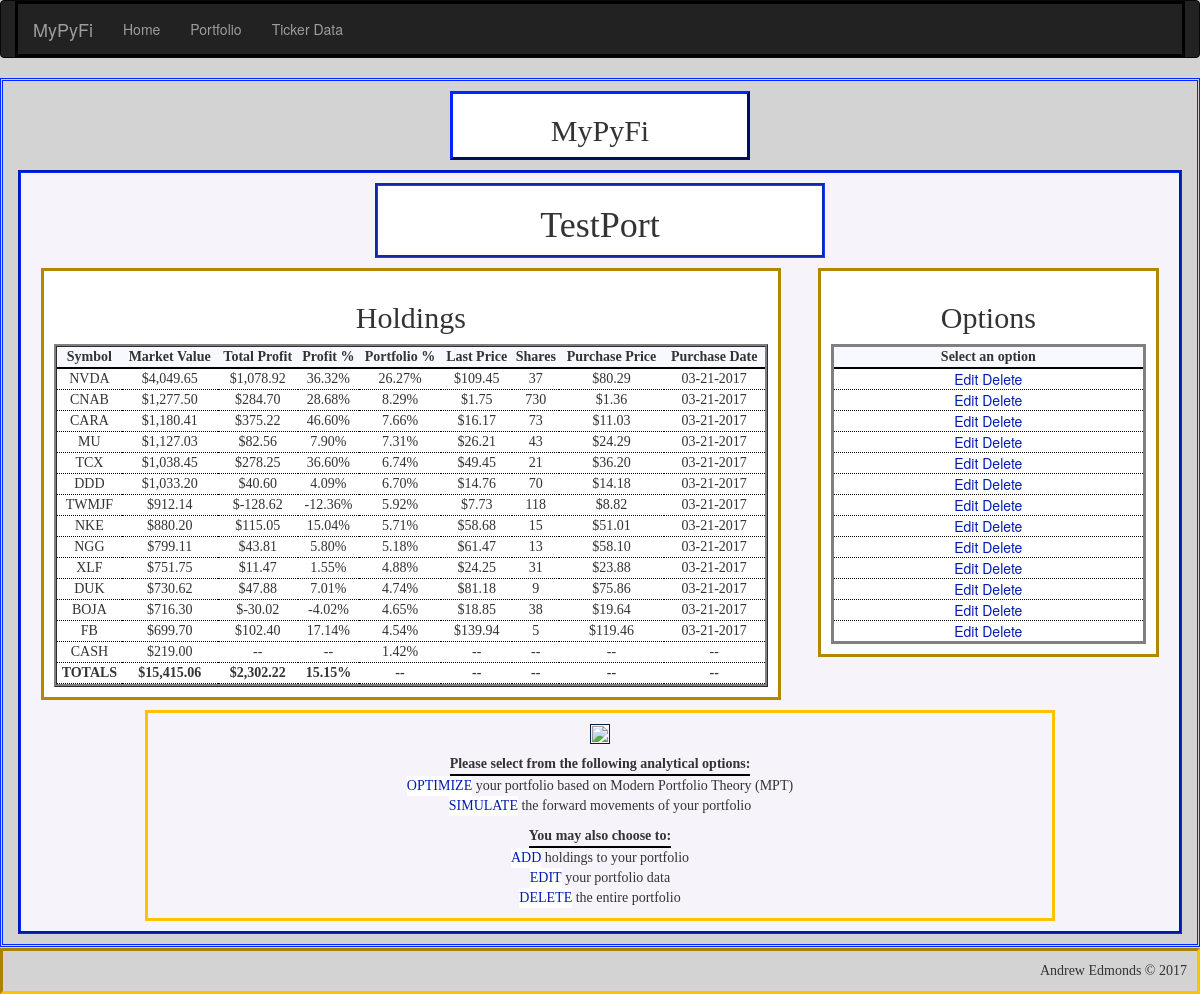
Screenshot of /portfolio/TestPort with the database file from the repository.
### app/models.py (models this page shows, shortened)
class Portfolio(db.Model):
    __tablename__ = 'portfolios'
    id = db.Column(db.Integer, primary_key=True, autoincrement=True)
    name = db.Column(db.String(25), unique=True)    # name of portfolio
    cash = db.Column(db.Float)                      # cash holdings within portfolio
    market_value = db.Column(db.Float)              # market value of all holdings + cash
    total_profit = db.Column(db.Float)              # total profits of all holdings
    invested = db.Column(db.Float)                  # total amount invested into holdings - excludes cash holding
    profit_percent = db.Column(db.Float)            # percent return on current amount invested - excludes cash holding
    num_holdings = db.Column(db.Integer)            # total number of holdings in portfolio - excludes cash holding
    holdings = db.relationship('Holding', backref='portfolio', lazy='dynamic')

class Holding(db.Model):
    __tablename__ = 'holdings'
    id = db.Column(db.Integer, primary_key=True, autoincrement=True)
    symbol = db.Column(db.String(6))            # stock symbol
    shares = db.Column(db.Integer)              # number of shares held
    market_value = db.Column(db.Float)          # market value of holding
    purch_date = db.Column(db.Date)             # date holding was purchased
    purch_price = db.Column(db.Float)           # share price on purchase date
    last_price = db.Column(db.Float)            # most recent price from pandas_dataframe module
    total_profit = db.Column(db.Float)          # total profits of holding ($)
    profit_percent = db.Column(db.Float)        # percent profit based on initial amount invested
    portfolio_percent = db.Column(db.Float)     # percent holding makes up of overall portfolio
    last_updated = db.Column(db.String)         # date holding's last_price attribute was updated
    portfolio_id = db.Column(db.Integer, db.ForeignKey('portfolios.id'))

### app/main/views.py (the view)
@main.route('/portfolio/<name>', methods=['GET', 'POST'])
def portfolio(name):
    portfolio = Portfolio.query.filter_by(name=name).first()
    if portfolio is None:
        abort(404)
    else:
        session['portfolio'] = str(portfolio.name)
    holding_data = portfolio.holdings.order_by(Holding.portfolio_percent.desc()).all()
    PortfolioPlot(portfolio)
    return render_template('portfolio/portfolio.html', name=name, holding_data=holding_data, cash=portfolio.cash)

### app/templates/portfolio/portfolio.html (shortened to what this page needs)
{% extends "base-detailed.html" %}
{% import "bootstrap/wtf.html" as wtf %}
{% block page_title %}
<h2>
    <center>MyPyFi</center>
</h2>
{% endblock %}
{% block main_title %}
<h1>{{ name }}</h1>
{% endblock %}
{% block main_focus %}
{% if not holding_data|count > 0 %}
<h1>
    <center>No Holdings Found!</center>
</h1>
<p>
<center>There are no holdings saved in the portfolio {{ name }}</center></p>
{% else %}
<h2>
    <center>Holdings</center>
</h2>
<table style="width:100%" id="portfolio_table">
    <tr>
        <th>
            <center>Symbol</center>
        </th>
        <th>
            <center>Market Value</center>
        </th>
        <th>
            <center>Total Profit</center>
        </th>
        <th>
            <center>Profit %</center>
        </th>
        <th>
            <center>Portfolio %</center>
        </th>
        <th>
            <center>Last Price</center>
        </th>
        <th>
            <center>Shares</center>
        </th>
        <th>
            <center>Purchase Price</center>
        </th>
        <th>
            <center>Purchase Date</center>
        </th>
    </tr>
    {% for holding in holding_data %}
    <tr>
        <td>
            <center>{{ holding["symbol"] | upper }}</center>
        </td>
        <td>
            <center>{{ "${:,.2f}".format(holding["last_price"]*holding["shares"]) }}</center>
        </td>
        <td>
            <center>{{ "${:,.2f}".format(holding["total_profit"]) }}</center>
        </td>
        <td>
            <center>{{ "{0:.2f}%".format(holding["profit_percent"]*100) }}</center>
        </td>
        <td>
            <center>{{ "{0:.2f}%".format(holding["portfolio_percent"]*100) }}</center>
        </td>
        <td>
            <center>{{ "${:,.2f}".format(holding["last_price"]) }}</center>
        </td>
        <td>
            <center>{{ holding["shares"] }}</center>
        </td>
        <td>
            <center>{{ "${:,.2f}".format(holding["purch_price"]) }}</center>
        </td>
        <td>
            <center>{{ "{:%m-%d-%Y}".format(holding["purch_date"]) }}</center>
        </td>
    </tr>
    {% endfor %}
    <tr id="cash_row">
        <td>
            <center>CASH</center>
        </td>
        <td>
            <center>{{ "${:,.2f}".format(cash) }}</center>
        </td>
        <td>
            <center>--</center>
        </td>
        <td>
            <center>--
            </center>
        </td>
        <td>
            <center>{{
                "{0:.2f}%".format(100*cash/(holding_data|sum(attribute="market_value")+cash))
                }}
            </center>
        </td>
        <td>
            <center>--
            </center>
        </td>
        <td>
            <center>--
            </center>
        </td>
        <td>
            <center>--
            </center>
        </td>
        <td>
            <center>--
            </center>
        </td>
    </tr>
    <tr id="focus_total_row">
        <td>
            <center>TOTALS</center>
        </td>
        <td>
            <center>{{ "${:,.2f}".format(cash + holding_data|sum(attribute="market_value")) }}</center>
        </td>
        <td>
            <center>{{ "${:,.2f}".format(holding_data|sum(attribute="total_profit")) }}</center>
        </td>
        <td>
            <center>{{
                "{0:.2f}%".format(100*holding_data|sum(attribute="total_profit")/holding_data|sum(attribute="market_value"))
                }}
            </center>
        </td>
        <td>
            <center>--
            </center>
        </td>
        <td>
            <center>--
            </center>
        </td>
        <td>
            <center>--
            </center>
        </td>
        <td>
            <center>--
            </center>
        </td>
        <td>
            <center>--
            </center>
        </td>
    </tr>
</table>
{% endif %}
{% endblock %}
{% block main_options %}
{% if not holding_data|count > 0 %}
<h1>
    <center>No Holdings Found!</center>
</h1>
<p>
<center>There are no holdings saved in the portfolio {{ name }}</center></p>
{% else %}
<h2>
    <center>Options</center>
</h2>
<table style="width:100%" id="options_table">
    <tr>
        <th>
            <center>Select an option</center>
        </th>
    </tr>
    {% for holding in holding_data %}
    <tr>
        <td>
            <a class="button"
               href="{{ url_for('main.holding_edit', name=name, symbol=holding['symbol'], holding_id = holding['id'])}}">Edit</a>
            <a class="button"
               href="{{ url_for('main.holding_delete_ask', name=name, symbol=holding['symbol'], holding_id = holding['id'])}}">Delete</a>
        </td>
    </tr>
    {% endfor %}
</table>
{% endif %}
{% endblock %}
{% block verbage %}
<img src="{{ url_for('static',filename='portfolio_plot.png') }}">
<table style="width:100%" id="verbage_action_table">
    <tr>
        <th>
            <center>Please select from the following analytical options:</center>
        </th>
    </tr>
    <tr>
        <td>
            <a class="button" href="{{ url_for('main.portfolio_optimal_ask', name=name) }}">OPTIMIZE</a>
            your portfolio based on Modern Portfolio Theory (MPT)
        </td>
    </tr>
    <tr>
        <td>
            <a class="button" href="{{ url_for('main.portfolio_simulate_ask', name=name) }}">SIMULATE</a>
            the forward movements of your portfolio
        </td>
    </tr>
</table>
<table style="width:100%" id="verbage_edit_table">
    <tr>
        <th>
            <center>You may also choose to:</center>
        </th>
    </tr>
    <tr>
        <td>
            <a class="button" href="{{ url_for('main.holding_add', name=name) }}">ADD</a>
            holdings to your portfolio
        </td>
    </tr>
    <tr>
        <td>
            <a class="button" href="{{ url_for('main.portfolio_edit', name=name) }}">EDIT</a>
            your portfolio data
        </td>
    </tr>
    <tr>
        <td>
            <a class="button" href="{{ url_for('main.portfolio_delete_ask', name=name) }}">DELETE</a> the entire
            portfolio
        </td>
    </tr>
</table>
{% endblock %}

### app/static/css/style_main.css (style rules this page uses)
body { background-color: lightgray; }
#main h2 { font-family: "Palatino Linotype"; }
#main th { font-family: "Bitstream Vera Sans Mono"; border-bottom: 2pt solid black; }
#portfolio_table { border-collapse: separate; border-style: ridge; background-color: #F4F1F7; }
#main-focus th { background-color: ghostwhite; }
#main-focus td { font-family: "Felix Titling"; border-bottom: 1pt dotted black; background-color: white; }
#focus_total_row { font-weight: bold; }
#options_table { text-align: center; border-style: solid; background-color: #F4F1F7; }
#main-options th { background-color: ghostwhite; }
#main-options td { font-family: Verdana, "Helvetica Neue", Arial, Helvetica, Geneva, sans-serif; border-bottom: 1pt dotted black; background-color: white; }
#verbage th { display: inline-block; }
.button { background-color: white; color: #001BB2; border: thin; text-align: center; text-decoration: none; display: inline-block; cursor: pointer; }
img { padding:1px; border:1px solid #021a40; }

### rows the page displays
Portfolio: name "TestPort", cash "$219.00"
Holding: symbol "NVDA", holding['last_price']*holding['shares'] "$4,049.65", total_profit "$1,078.92", holding['profit_percent']*100 "36.32%", holding['portfolio_percent']*100 "26.27%", last_price "$109.45", shares "37", purch_price "$80.29", purch_date "03-21-2017"
Holding: symbol "CNAB", holding['last_price']*holding['shares'] "$1,277.50", total_profit "$284.70", holding['profit_percent']*100 "28.68%", holding['portfolio_percent']*100 "8.29%", last_price "$1.75", shares "730", purch_price "$1.36", purch_date "03-21-2017"
Holding: symbol "CARA", holding['last_price']*holding['shares'] "$1,180.41", total_profit "$375.22", holding['profit_percent']*100 "46.60%", holding['portfolio_percent']*100 "7.66%", last_price "$16.17", shares "73", purch_price "$11.03", purch_date "03-21-2017"
Holding: symbol "MU", holding['last_price']*holding['shares'] "$1,127.03", total_profit "$82.56", holding['profit_percent']*100 "7.90%", holding['portfolio_percent']*100 "7.31%", last_price "$26.21", shares "43", purch_price "$24.29", purch_date "03-21-2017"
Holding: symbol "TCX", holding['last_price']*holding['shares'] "$1,038.45", total_profit "$278.25", holding['profit_percent']*100 "36.60%", holding['portfolio_percent']*100 "6.74%", last_price "$49.45", shares "21", purch_price "$36.20", purch_date "03-21-2017"
Holding: symbol "DDD", holding['last_price']*holding['shares'] "$1,033.20", total_profit "$40.60", holding['profit_percent']*100 "4.09%", holding['portfolio_percent']*100 "6.70%", last_price "$14.76", shares "70", purch_price "$14.18", purch_date "03-21-2017"
Holding: symbol "TWMJF", holding['last_price']*holding['shares'] "$912.14", total_profit "$-128.62", holding['profit_percent']*100 "-12.36%", holding['portfolio_percent']*100 "5.92%", last_price "$7.73", shares "118", purch_price "$8.82", purch_date "03-21-2017"
Holding: symbol "NKE", holding['last_price']*holding['shares'] "$880.20", total_profit "$115.05", holding['profit_percent']*100 "15.04%", holding['portfolio_percent']*100 "5.71%", last_price "$58.68", shares "15", purch_price "$51.01", purch_date "03-21-2017"
Holding: symbol "NGG", holding['last_price']*holding['shares'] "$799.11", total_profit "$43.81", holding['profit_percent']*100 "5.80%", holding['portfolio_percent']*100 "5.18%", last_price "$61.47", shares "13", purch_price "$58.10", purch_date "03-21-2017"
Holding: symbol "XLF", holding['last_price']*holding['shares'] "$751.75", total_profit "$11.47", holding['profit_percent']*100 "1.55%", holding['portfolio_percent']*100 "4.88%", last_price "$24.25", shares "31", purch_price "$23.88", purch_date "03-21-2017"
Holding: symbol "DUK", holding['last_price']*holding['shares'] "$730.62", total_profit "$47.88", holding['profit_percent']*100 "7.01%", holding['portfolio_percent']*100 "4.74%", last_price "$81.18", shares "9", purch_price "$75.86", purch_date "03-21-2017"
Holding: symbol "BOJA", holding['last_price']*holding['shares'] "$716.30", total_profit "$-30.02", holding['profit_percent']*100 "-4.02%", holding['portfolio_percent']*100 "4.65%", last_price "$18.85", shares "38", purch_price "$19.64", purch_date "03-21-2017"
Holding: symbol "FB", holding['last_price']*holding['shares'] "$699.70", total_profit "$102.40", holding['profit_percent']*100 "17.14%", holding['portfolio_percent']*100 "4.54%", last_price "$139.94", shares "5", purch_price "$119.46", purch_date "03-21-2017"

### other values shown
{{ "${:,.2f}".format(cash + holding_data|sum(attribute="market_value")) }} "$15,415.06"
{{ "${:,.2f}".format(holding_data|sum(attribute="total_profit")) }} "$2,302.22"
